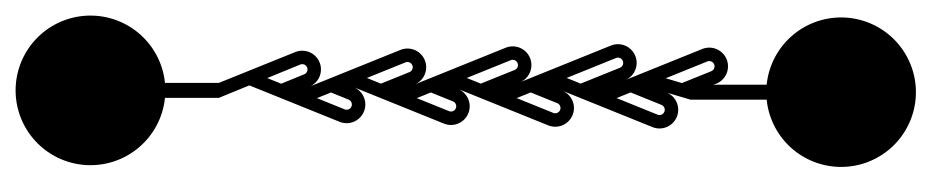
#> input picture tesla_valve_yw01_filled.png, 1863 x 365 px (shown at 1/2 size)
$ python -i active_swimmer_sim.py   (imports and definitions only)
#> lines starting #> are read from the running program, lines starting #| are printed output that depends on the picture; after the words box and inside, x2 and y2 are one past the last pixel; in counts of white or black regions, pixels touching at a corner belong together
#> further down, picture is the input picture: shape (365, 1863); min 0, max 255, mean 169.4
####################################################
# Simulation for Active Swimmers (Active Brownian Motion Particles)
# Author: Wang, Rogers, and He.
# This repository includes the essential code used in the manuscript:
#       Rogers, He, and Wang. ".........."
# The algorithms are based on a published paper by Volpe et al.
#       Volpe G, Gigan S, Volpe G (2014) Simulation of the active Brownian motion of a microswimmer. American Journal of Physics, 82(7):659–664. https://doi.org/10.1119/1.4870398
# All Rights Reserved.
####################################################

# %% import packages
import os
import pickle
import numpy as np
import matplotlib.pyplot as plt
import matplotlib as mpl
from datetime import datetime
import skimage.measure
import skimage.segmentation
import skimage.morphology
import pims
from scipy import ndimage as ndi

# %% define functions
def polyarea(x, y):
    ''' calculate the area of a polygon (specified by vertices x, y) using the Shoelace formula
    Credit: https://stackoverflow.com/questions/24467972/calculate-area-of-polygon-given-x-y-coordinates
    '''
    return 0.5*np.abs(np.dot(x,np.roll(y,1))-np.dot(y,np.roll(x,1)))

# [253 lines left out: functions inpolygon, get_reflection, bac_swim_POMIB, bac_swim_POSIB, bac_swim_SOMIB, bac_swim_SOSIB, not called in this run]

def get_boundaries(boundary_img, threshold=100, minsize=10):
    # skimage.measure.find_contours
#> called with threshold = 100, minsize = 10
    if type(boundary_img) == str:
        boundary_img = pims.open('tesla_valve_yw01_filled.png')[0]
    if len(boundary_img.shape) >= 3:
        boundary_img = boundary_img[:,:,0]
    bwimg = np.asarray(boundary_img<threshold).astype(int)
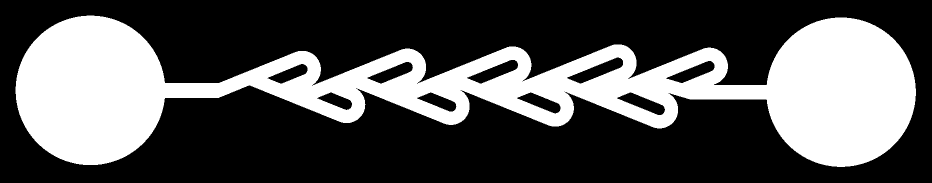
#> bwimg: shape (365, 1863) int64 (shown at 1/2 size); values 0 (black) and 1 (white), 33.4% white; 1 white region, box (x1, y1, x2, y2) and area: (31, 31, 1832, 334) 227423
    markers = ndi.label(bwimg)[0]
    labels = skimage.segmentation.watershed(np.zeros_like(bwimg), markers, mask=bwimg)
    edges = skimage.measure.find_contours(labels, 0)
#> edges = 17 point arrays, longest 4651 points
    boundaries = []
    for ed in edges:
        if polyarea(ed[:,0], ed[:,1])>minsize and len(ed[:,0])>5:
            boundaries.append(np.array([ed[:,1], ed[:,0]]).T) # x,y should be switched
#> this loop made 17 passes
#> ed on passes 7, 8, 9, 10, 11, 12, 17: [[177, 713], [176, 712], [177, 713]], [[177, 714], [177, 713], [177, 714]], [[178, 715], [177, 714], [178, 715]], [[180, 922], [180, 921], [180, 922]], [[181, 923], [180, 922], [181, 923]], [[184, 1130], [183, 1129], [184, 1130]], [[187, 1338], [186, 1337], [187, 1338]]
#> after the loop, boundaries = 10 point arrays, longest 4651 points
    return boundaries

# [31 lines left out: functions rescale_boundaries, get_SOMIB, not called in this run]

def plotr(r, ls='-', **kwargs):
    '''plot results'''
    plt.plot(r[:,0], r[:,1], ls, **kwargs)

# %% run simulation and plot results
# [23 lines left out: function main, not called in this run]

# [2 lines not run here, left out]

>>> import cv2
>>> picture = cv2.imread('tesla_valve_yw01_filled.png', cv2.IMREAD_GRAYSCALE)
>>> result = get_boundaries(picture)
#> result = 10 point arrays, longest 4651 points
